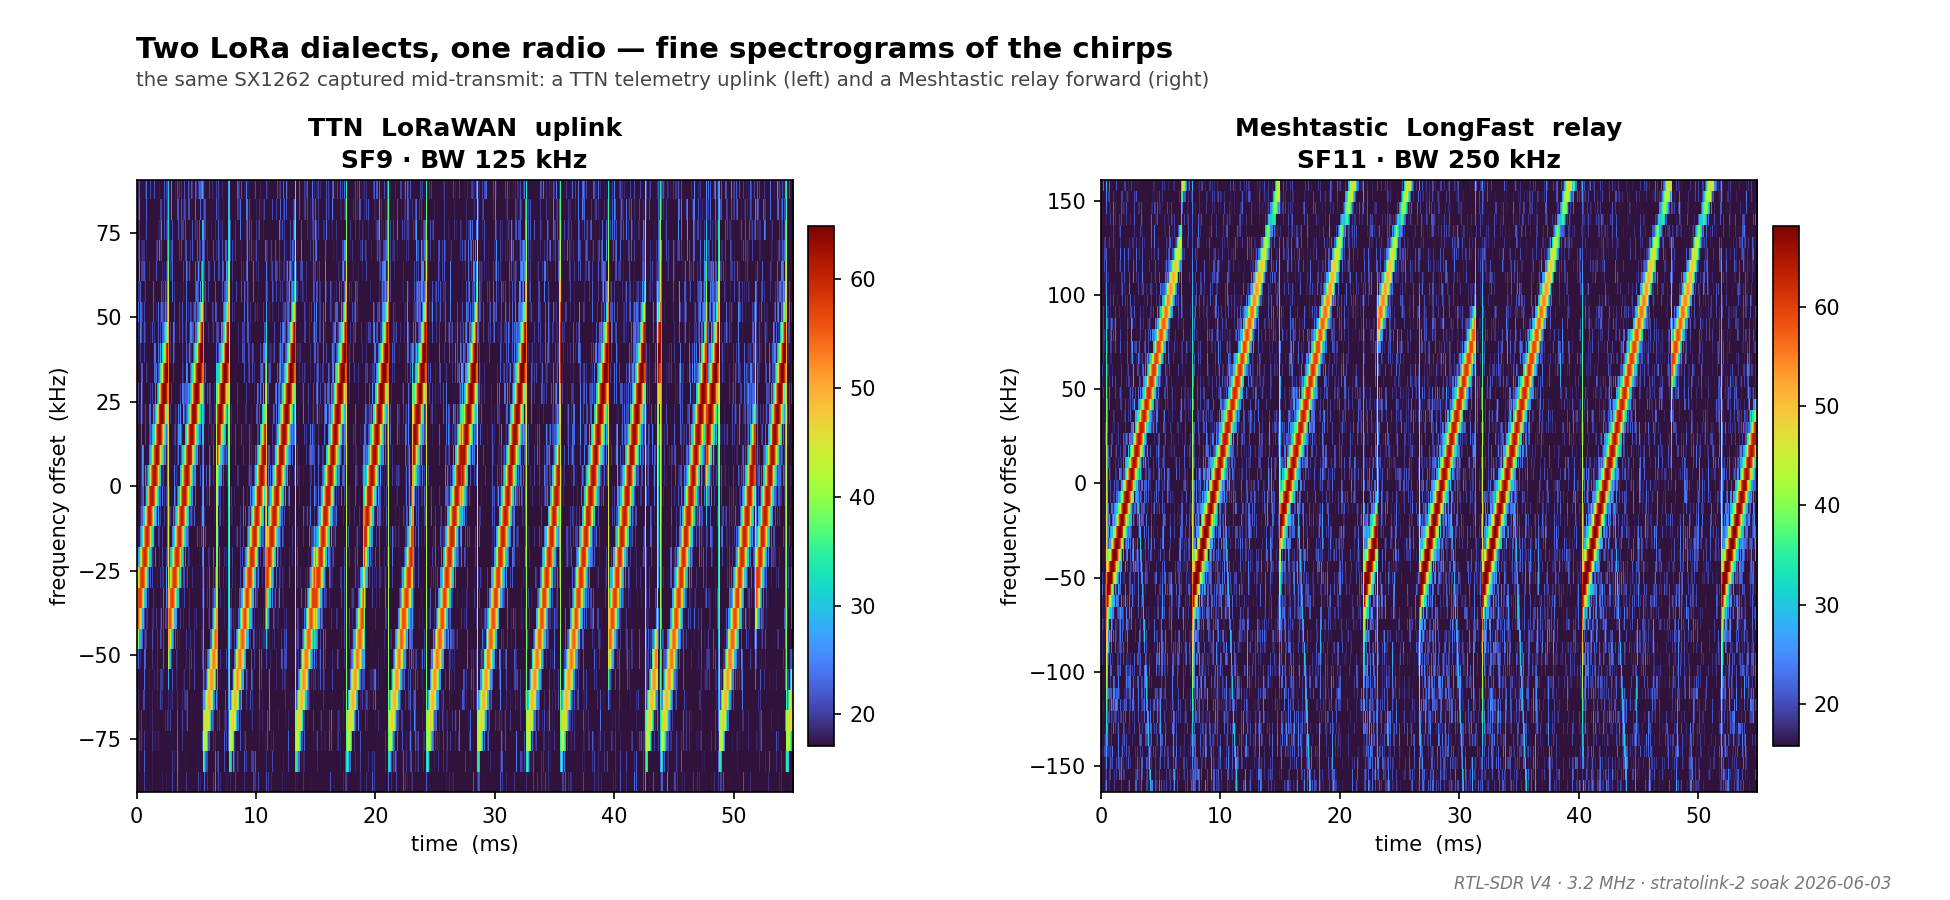

This figure's Python source:
#!/usr/bin/env python3
"""Side-by-side fine spectrograms (turbo) of the two LoRa chirps the one flight radio
uses: TTN LoRaWAN (SF9 / BW125) and Meshtastic LongFast (SF11 / BW250). LoRa shows as
a sawtooth of diagonal up-chirps; Meshtastic is wider (double bandwidth) and slower
(higher spreading factor). Same radio, two dialects. Style matches the other SDR plots.

Source: T2_tx/{ttn_iq.npy, mesh_iq.npy, dualband_meta.npz} (sdr_dualband_trigger.py /
process_wide_bin.py).
"""
from __future__ import annotations
import pathlib, numpy as np
import matplotlib; matplotlib.use("Agg")
import matplotlib.pyplot as plt

HERE = pathlib.Path(__file__).resolve().parent
T2 = HERE.parent / "bench" / "T2_tx"
meta = np.load(T2 / "dualband_meta.npz")
RATE = float(meta["rate"])


def stft(x, NS=512, HOP=128):
    w = np.hanning(NS); n = (len(x) - NS) // HOP
    S = np.empty((NS, n))
    for i in range(n):
        S[:, i] = np.fft.fftshift(np.abs(np.fft.fft(x[i * HOP:i * HOP + NS] * w)) ** 2)
    fk = np.fft.fftshift(np.fft.fftfreq(NS, 1 / RATE)) / 1e3
    tm = np.arange(n) * HOP / RATE * 1000.0
    return 10 * np.log10(S + 1e-12), fk, tm


def panel(ax, iq, foff, halfbw, title, sub):
    S, fk, tm = stft(iq)
    # locate the burst in time using power in the foff band
    band = (fk > foff - halfbw) & (fk < foff + halfbw)
    hot = np.where(S[band].mean(axis=0) > np.percentile(S[band].mean(axis=0), 88))[0]
    c = hot[len(hot) // 2] if len(hot) else S.shape[1] // 2
    half = int(0.0275 * RATE / 128)                       # ~55 ms window: enough symbols to see the chirp
    t0, t1 = max(0, c - half), min(S.shape[1], c + half)
    # recentre frequency on the burst energy centroid
    Sb = S[:, t0:t1].mean(axis=1); reg = (fk > foff - 1.4 * halfbw) & (fk < foff + 1.4 * halfbw)
    w = np.clip(Sb[reg] - np.median(Sb), 0, None)
    center = float(np.sum(fk[reg] * w) / (w.sum() + 1e-9)) if w.sum() > 0 else foff
    fsel = (fk > center - halfbw) & (fk < center + halfbw)
    Sz, fkz, tmz = S[fsel][:, t0:t1], fk[fsel] - center, tm[t0:t1] - tm[t0]
    im = ax.imshow(Sz, origin="lower", aspect="auto", cmap="turbo",
                   vmin=np.percentile(Sz, 50), vmax=np.percentile(Sz, 99.8),
                   extent=[tmz[0], tmz[-1], fkz[0], fkz[-1]], interpolation="nearest")
    ax.set_title(f"{title}\n{sub}", fontsize=12, fontweight="bold", linespacing=1.4)
    ax.set_xlabel("time  (ms)"); ax.set_ylabel("frequency offset  (kHz)")
    return im


have_ttn, have_mesh = bool(meta["have_ttn"]), bool(meta["have_mesh"])
fig, axes = plt.subplots(1, 2, figsize=(13, 6))
fig.subplots_adjust(left=0.07, right=0.97, top=0.80, bottom=0.12, wspace=0.22)
if have_ttn:
    im = panel(axes[0], np.load(T2 / "ttn_iq.npy"), float(meta["ttn_off"]), 95,
               "TTN  LoRaWAN  uplink", "SF9 · BW 125 kHz")
    fig.colorbar(im, ax=axes[0], pad=0.02, shrink=0.85)
else:
    axes[0].text(0.5, 0.5, "no TTN burst captured", ha="center"); axes[0].axis("off")
if have_mesh:
    im = panel(axes[1], np.load(T2 / "mesh_iq.npy"), float(meta["mesh_off"]), 165,
               "Meshtastic  LongFast  relay", "SF11 · BW 250 kHz")
    fig.colorbar(im, ax=axes[1], pad=0.02, shrink=0.85)
else:
    axes[1].text(0.5, 0.5, "no Meshtastic burst captured", ha="center"); axes[1].axis("off")

fig.suptitle("Two LoRa dialects, one radio, fine spectrograms of the chirps",
             x=0.07, ha="left", fontsize=14, fontweight="bold", y=0.96)
fig.text(0.07, 0.905, "the same SX1262 captured mid-transmit: a TTN telemetry uplink (left) and a "
         "Meshtastic relay forward (right)", fontsize=9.5, color="#444")
fig.text(0.97, 0.012, "RTL-SDR V4 · 3.2 MHz · stratolink-2 soak 2026-06-03", ha="right",
         color="#777", fontsize=8, style="italic")
fig.savefig(HERE / "fig_dualband_trigger.png", dpi=150)
print("wrote", HERE / "fig_dualband_trigger.png")
